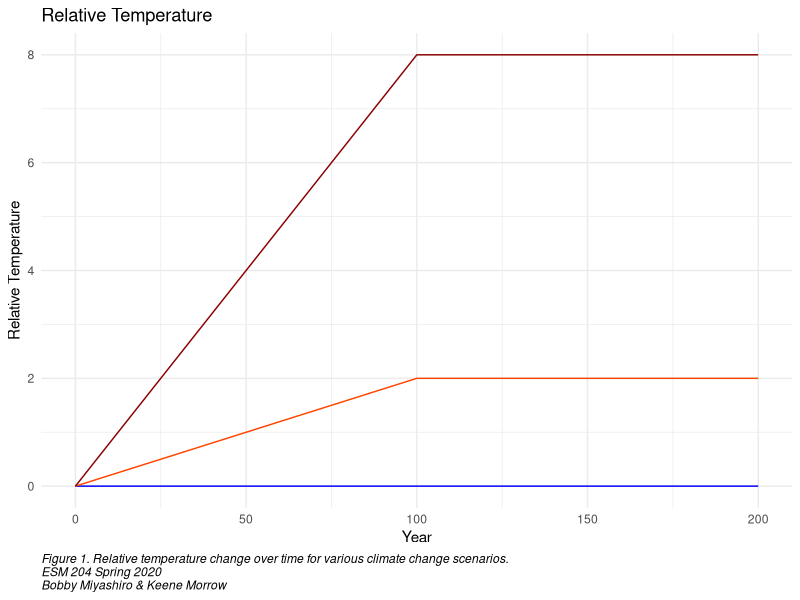
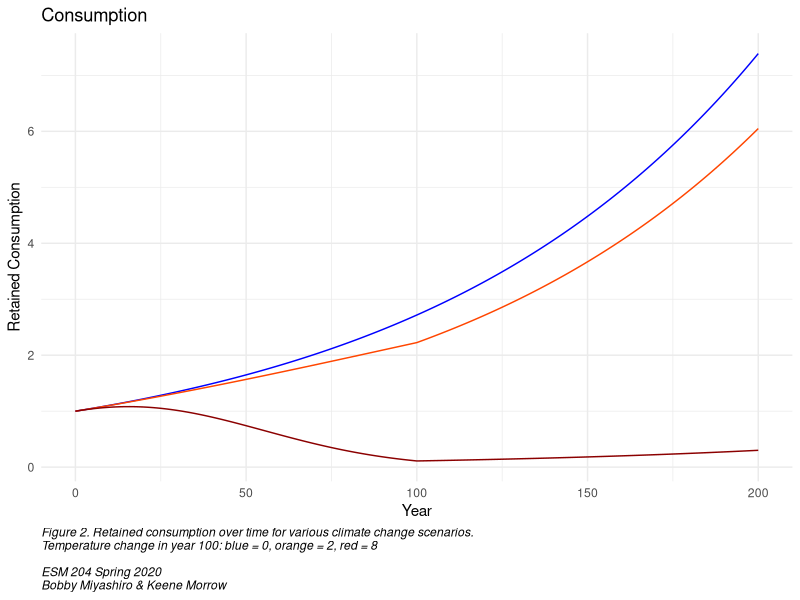
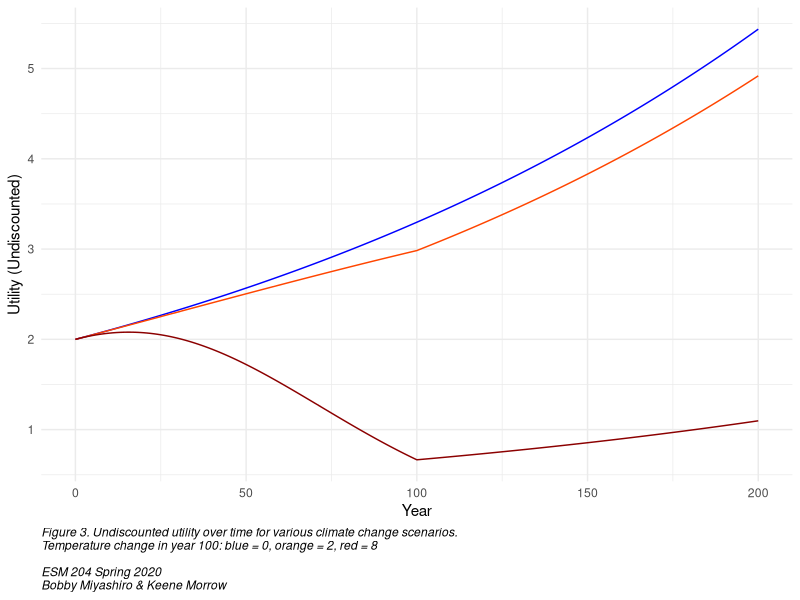

These charts were generated, in order, by the following R code:
## ---- chunk 1
knitr::opts_chunk$set(echo = TRUE)

library(tidyverse)

df <- data.frame(t = seq(0, 200, by = 1))
## ---- chunk 2

# Relative temperature change by year
rel_temp_t <- function(T, year){
  temp_t = ifelse(year <= 100, year * (T / 100), T)
  return(temp_t)
}

# I'm not sure I follow the provided equation, but here it is anyway - KM
tau_t <- function(Tt, T){
  rel_temp = min(Tt / 100, T)
  return(rel_temp)
}
## ---- chunk 3
# Fraction of economic activity retained
K_t <- function(beta, tau_t){
  K_t = exp(-beta * tau_t^2)
  return(K_t)
}
## ---- chunk 4
# Consumption retained
C_t <- function(K_t, g, t){
  C_t <- K_t * exp(g*t)
  return(C_t)
}
## ---- chunk 5
# Utility from consumption
U_C <- function(C, eta){
  U_C = (C ^(1 - eta)) / (1 - eta)
  return(U_C)
}
## ---- chunk 6
ramsey <- function(delta, eta, g){
  r = delta + eta * g
  return(r)
}
## ---- chunk 7
delta <- 0.005
eta <- 0.5
# original eta was 0.5
g <- 0.01
# original g was 0.01
beta <- 0.05
# original beta was 0.05
## ---- chunk 8
df_plots <- df %>%
  mutate(tau_t_0 = rel_temp_t(0, t),
         tau_t_2 = rel_temp_t(2, t),
         tau_t_8 = rel_temp_t(8, t))

# Plot: Temperature over time

ggplot(data = df_plots) +
  geom_line(aes(x = t,
                y = tau_t_0),
            color = "blue") +
  geom_line(aes(x = t,
                y = tau_t_2),
            color = "orangered") +
  geom_line(aes(x = t,
                y = tau_t_8),
            color = "dark red") +
  labs(title = "Relative Temperature",
       # subtitle = "",
       x = "Year",
       y = "Relative Temperature",
       caption = "Figure 1. Relative temperature change over time for various climate change scenarios.\nESM 204 Spring 2020\nBobby Miyashiro & Keene Morrow") +
  # scale_x_continuous(expand = c(0, 0)) +
  theme_minimal() +
  theme(plot.caption = element_text(hjust = 0, face = "italic"))
## ---- chunk 9
df_plots <- df_plots %>%
  mutate(K_0 = K_t(beta, tau_t_0),
         K_2 = K_t(beta, tau_t_2),
         K_8 = K_t(beta, tau_t_8),
         C_0 = C_t(K_0, g, t),
         C_2 = C_t(K_2, g, t),
         C_8 = C_t(K_8, g, t))

# Plot: Consumption
ggplot(data = df_plots) +
  geom_line(aes(x = t,
                y = C_0),
            color = "blue") +
  geom_line(aes(x = t,
                y = C_2),
            color = "orangered") +
  geom_line(aes(x = t,
                y = C_8),
            color = "dark red") +
  labs(title = "Consumption",
       # subtitle = "",
       x = "Year",
       y = "Retained Consumption",
       caption = "Figure 2. Retained consumption over time for various climate change scenarios.\nTemperature change in year 100: blue = 0, orange = 2, red = 8\n\nESM 204 Spring 2020\nBobby Miyashiro & Keene Morrow") +
  # scale_x_continuous(expand = c(0, 0)) +
  theme_minimal() +
  theme(plot.caption = element_text(hjust = 0, face = "italic"))

## ---- chunk 10
df_plots <- df_plots %>%
  mutate(U_0 = U_C(C_0, eta),
         U_2 = U_C(C_2, eta),
         U_8 = U_C(C_8, eta))

# Plot: undiscounted utility
ggplot(data = df_plots) +
  geom_line(aes(x = t,
                y = U_0),
            color = "blue") +
  geom_line(aes(x = t,
                y = U_2),
            color = "orangered") +
  geom_line(aes(x = t,
                y = U_8),
            color = "dark red") +
  labs(#title = "",
       # subtitle = "",
       x = "Year",
       y = "Utility (Undiscounted)",
       caption = "Figure 3. Undiscounted utility over time for various climate change scenarios.\nTemperature change in year 100: blue = 0, orange = 2, red = 8\n\nESM 204 Spring 2020\nBobby Miyashiro & Keene Morrow") +
  # scale_x_continuous(expand = c(0, 0)) +
  theme_minimal() +
  theme(plot.caption = element_text(hjust = 0, face = "italic"))
## ---- chunk 11
PV <- function(x, r, t){
  PV = x/(1+r)^t
  return(PV)
}

#NPV <- function(B, C, r){
#  NPV = PV(B,r) - PV(C, r)
#  return(NPV)
#}

# df_a <- df %>%
#   mutate(tau_t_0 = rel_temp_t(4.4, t),
#          NPV_cc = ,
#          NPV_no_cc = ,
#          L = ) # percent loss in present value utility
## ---- chunk 12
#Present value utility with 4.4 degree increase in temp from climate change
BAU_4.4 <- df %>% 
  mutate(tau_t_4.4 = rel_temp_t(4.4, t),
         K_4.4 = K_t(beta, tau_t_4.4),
         C_4.4 = C_t(K_4.4, g, t),
         U_4.4 = U_C(C_4.4, eta),
         PV_4.4 = PV(U_4.4, ramsey(delta, eta, g), t))

PV_BAU_4.4 <- sum(BAU_4.4$PV_4.4)
#PV_BAU_4.4 is 198.661

#Present value without utility without climate, hence 0 degree increase
BAU_no_cc <- df %>% 
  mutate(tau_t_no_cc = rel_temp_t(0, t),
         K_no_cc = K_t(beta, tau_t_no_cc),
         C_no_cc = C_t(K_no_cc, g, t),
         U_no_cc = U_C(C_no_cc, eta),
         PV_no_cc = PV(U_no_cc, ramsey(delta, eta, g), t))

PV_no_cc <- sum(BAU_no_cc$PV_no_cc)
# PV_no_cc is 255.273

# Percent loss 
L <- ((PV_no_cc - PV_BAU_4.4)/PV_no_cc)*100

# L is 22.177
## ---- chunk 13
# Present value utility with 4.84 degree increase in temp from climate change
BAU_4.84 <- df %>% 
  mutate(tau_t_4.84 = rel_temp_t(4.84, t),
         K_4.84 = K_t(beta, tau_t_4.84),
         C_4.84 = C_t(K_4.84, g, t),
         U_4.84 = U_C(C_4.84, eta),
         PV_4.84 = PV(U_4.84, ramsey(delta, eta, g), t))

PV_BAU_4.84 <- sum(BAU_4.84$PV_4.84)
# PV_BAU_4.84

# Percent loss 
L <- ((PV_no_cc - PV_BAU_4.84)/PV_no_cc)*100

# L is 25.797 for a 10% increase in T
## ---- chunk 14
# L with a 10% increase in g is 22.181
# L with a 10% increase in eta is 19.596
# L with a 10% increase in beta is 23.939
